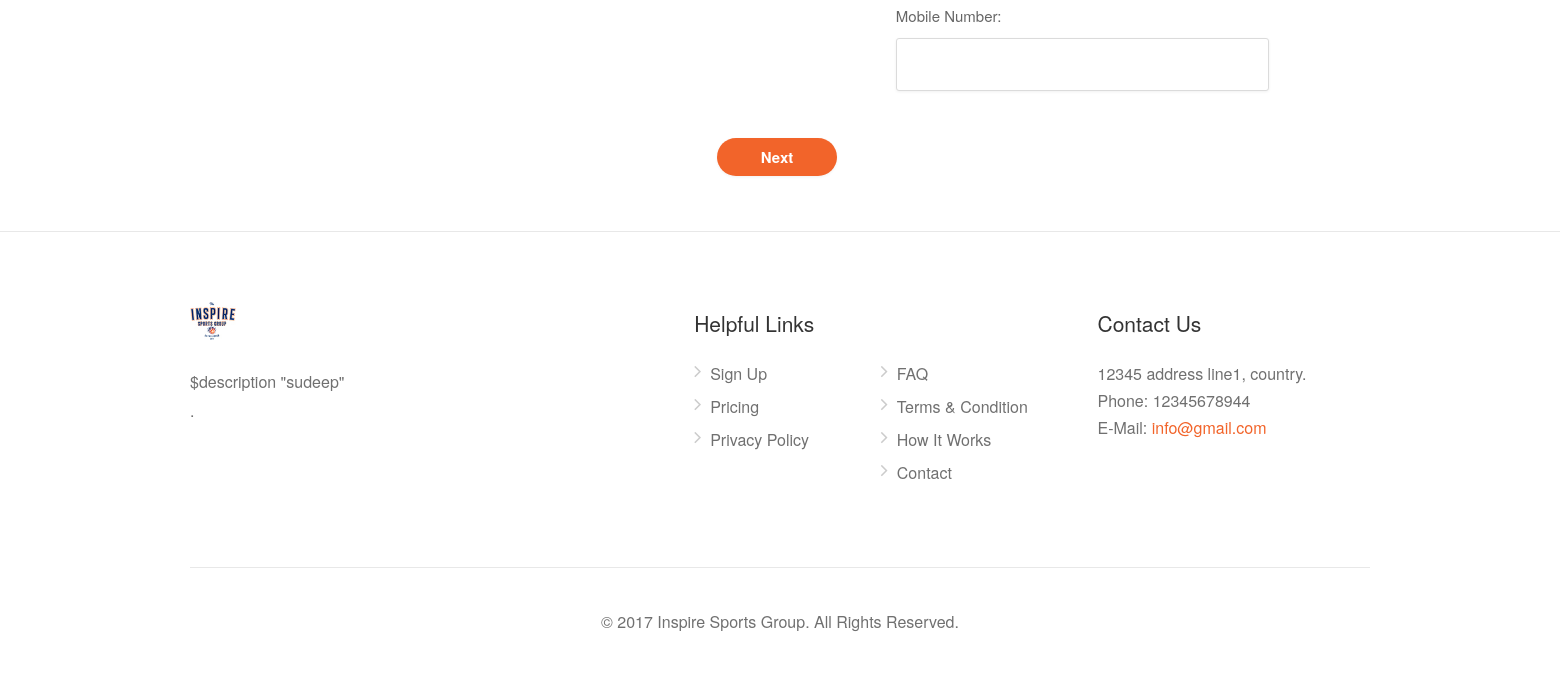
/index.php/netball/clubRegistrationForm (lower part), run on an earlier commit of the app's database.
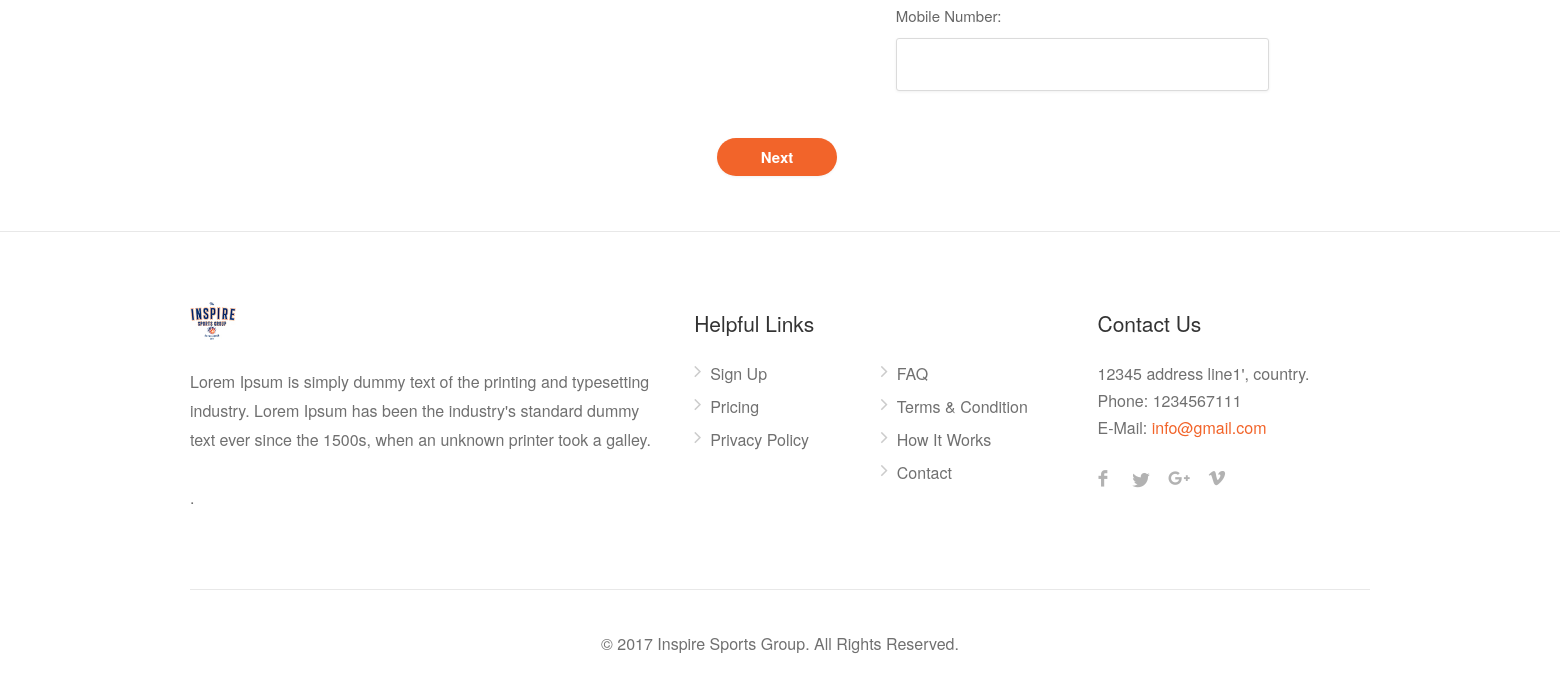
And on a later commit of the database.
### tables this page shows
CREATE TABLE IF NOT EXISTS `tbl_about_us` (
  `about_id` int(11) NOT NULL AUTO_INCREMENT,
  `description` longtext NOT NULL,
  PRIMARY KEY (`about_id`)
);

CREATE TABLE IF NOT EXISTS `tbl_contact_us` (
  `contact_us_id` int(11) NOT NULL AUTO_INCREMENT,
  `email` varchar(255) NOT NULL,
  `phone` varchar(255) NOT NULL,
  `address` longtext NOT NULL,
  PRIMARY KEY (`contact_us_id`)
);

### application/views/content_handler.php (called while the page is built, shortened)
<?php include('header.php');?>
<?php include('navbar.php');?>
<?php include('footer.php');?>

### application/controllers/Netball.php (called while the page is built, shortened)
<?php
class Netball extends CI_Controller {
    public function __construct()
    {
        $this->load->library(array('session'));
        $this->load->model('Netballmodel');
    }
    public function clubRegistrationForm()
    {
        $data['countrylist'] = $this->Netballmodel->getcountrylist();
        $data['aboutusinfo'] = $this->Netballmodel->getaboutusinfo();
        $data['contactusinfo'] = $this->Netballmodel->getcontactusinfo();
        $data['sociallinkdatalist'] = $this->Netballmodel->getsociallinkdatalist();
        $data['pageName'] = "CLUB_REGISTRATION_FORM";
        $this->load->view("content_handler", $data);
    }
}

### index.php (called while the page is built, shortened)
<?php
require_once BASEPATH.'core/CodeIgniter.php';

### application/models/Netballmodel.php (called while the page is built, shortened)
<?php
Class Netballmodel extends CI_Model
{
    public function getcountrylist()
    {
        $this->db->select('*');
        $this->db->from('tbl_countries');
        return $this->db->get()->result();
    }
     public function getaboutusinfo()
    {
        $this->db->select('*');
        $this->db->from('tbl_about_us');
        return $this->db->get()->row();
    }
     public function getcontactusinfo()
    {
        $this->db->select('*');
        $this->db->from('tbl_contact_us');
        return $this->db->get()->row();
    }
     public function getsociallinkdatalist()
    {
        $this->db->select('*');
        $this->db->from('tbl_social_link');
        $this->db->where('status',1);
        return $this->db->get()->result();
    }
}

### application/views/footer.php (shortened to what the changed rows need)
<link rel="stylesheet" href="https://cdnjs.cloudflare.com/ajax/libs/font-awesome/4.7.0/css/font-awesome.min.css">
  <div id="footer">
    <div class="container">
      <div class="row">
        <div class="col-md-5 col-sm-6">
          <img class="footer-logo" src="<?php echo base_url('assets/images/logoinspire.jpg');?>" alt=""> <br>
          <br>
          <p><?php if (!empty($aboutusinfo->description)) echo $aboutusinfo->description; ?>.</p>
        </div>
        <div class="col-md-3  col-sm-12">
          <div class="text-widget"> <span><?php if (!empty($contactusinfo->address)) echo $contactusinfo->address; ?></span> <br>
            Phone: <span><?php if (!empty($contactusinfo->phone)) echo $contactusinfo->phone; ?></span><br>
            E-Mail:<span> <a href="#"><?php if (!empty($contactusinfo->email)) echo $contactusinfo->email; ?></a> </span><br>
          </div>
        </div>
      </div>
    </div>
  </div>
<link href="<?php echo base_url('assets/css/plugins/datedropper.css');?>" rel="stylesheet" type="text/css">
</body>
</html>

What changed in the data, as far as the page shows it:
changed tbl_about_us: description "$description \"sudeep\"" → "Lorem Ipsum is simply dummy text of the printing and typesetting industry. Lorem Ipsum has been the industry's standard dummy text ever since the 1500s, when an unknown printer took a galley."
changed tbl_contact_us "info@gmail.com": address "12345 address line1, country." → "12345 address line1', country."; phone "12345678944" → "1234567111"
